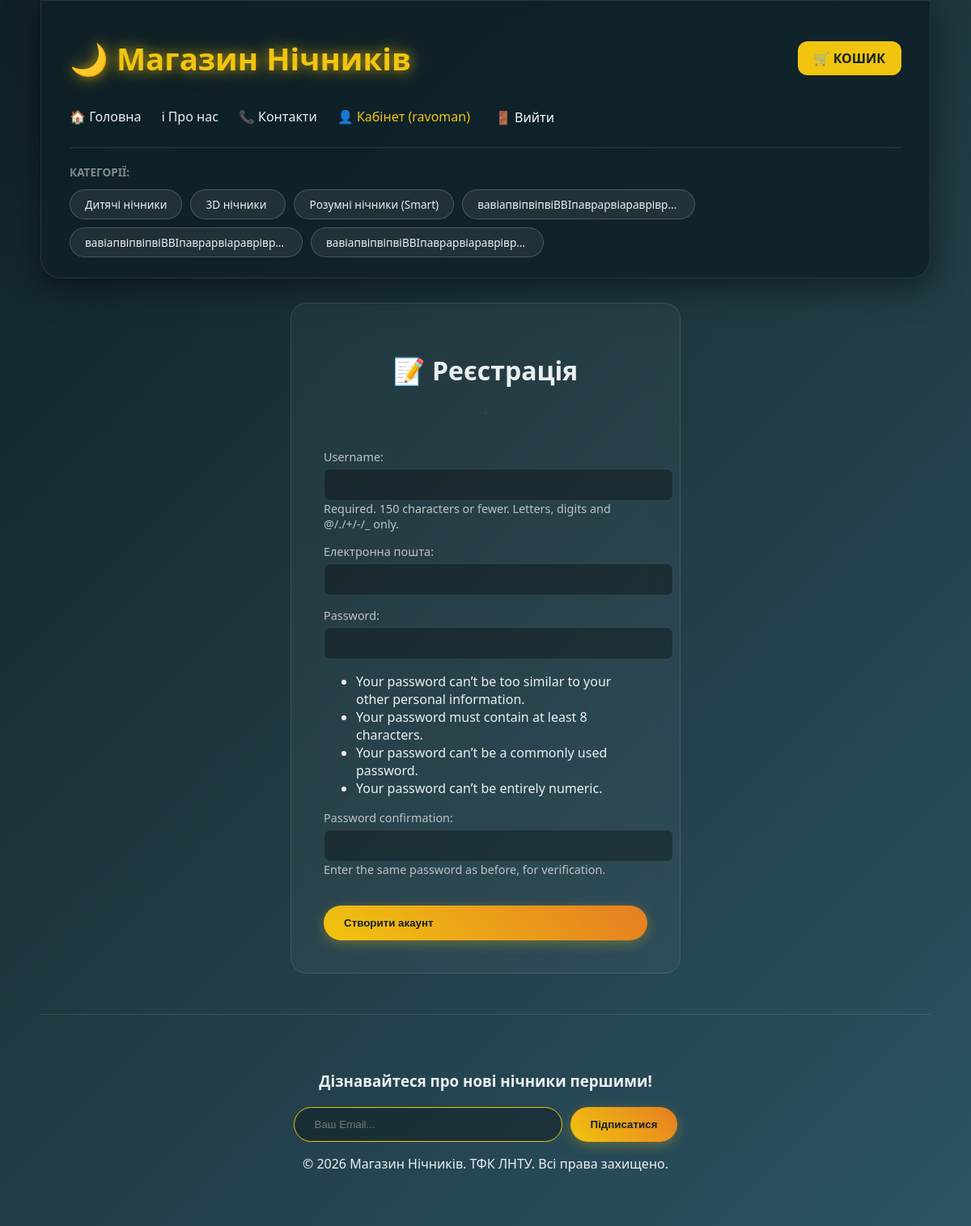
The page /register/ (signed in) on the database its author committed.
### mainapp/models.py (models this page shows, shortened)
class Category(models.Model):
    name = models.CharField(max_length=100, verbose_name="Назва категорії")
    created_at = models.DateTimeField(auto_now_add=True, verbose_name="Створено о")
    updated_at = models.DateTimeField(auto_now=True, verbose_name="Оновлено о")
    class Meta:
        verbose_name = "Категорія"
        verbose_name_plural = "Категорії"

### mainapp/views.py (the view)
# urls.py: path('register/', views.register, name='register'),     # Наша реєстрація
def register(request):
    categories = Category.objects.all()
    if request.method == 'POST':
        form = UserRegisterForm(request.POST)
        if form.is_valid():
            user = form.save()
            login(request, user)
            messages.success(request, f"Вітаємо, {user.username}! Ви успішно зареєструвалися.")
            return redirect('home')
    else:
        form = UserRegisterForm()
    return render(request, 'registration/register.html', {'form': form, 'categories': categories})

### mainapp/views.py
class UserRegisterForm(UserCreationForm):
    email = forms.EmailField(required=True, label="Електронна пошта")
    class Meta(UserCreationForm.Meta):
        model = User
        fields = UserCreationForm.Meta.fields + ('email',)

### mainapp/context_processors.py (called while the page is built)
def cart_total(request):
    total_quantity = 0
    if request.session.session_key:
        order = Order.objects.filter(session_key=request.session.session_key, is_completed=False).first()
        if order:
            total_quantity = sum(item.quantity for item in order.items.all())
    return {'cart_total_quantity': total_quantity}

def categories_processor(request):
    return {'categories': Category.objects.all()}

### templates/registration/register.html (shortened to what this page needs)
{% extends 'base.html' %}
{% block content %}
<div class="product-detail-container">
    <div class="product-detail-card" style="max-width: 400px; margin: 0 auto;">
        <h1 class="detail-title" style="text-align: center;">📝 Реєстрація</h1>
        <hr style="opacity: 0.1; margin-bottom: 30px;">
        <form method="post" class="add-to-cart-form">
            {{ form.as_p }}
            <button type="submit" class="cart-btn" style="width: 100%; margin-top: 20px;">Створити акаунт</button>
        </form>
    </div>
</div>
{% endblock %}

### templates/base.html (shortened to what this page needs)
{% load static %}
<!DOCTYPE html>
<html lang="uk">
<head>
    <link rel="stylesheet" href="{% static 'css/style.css' %}">
</head>
<body>
    <div class="container">
        <header>
            <div class="header-top">
                <h2><a href="{% url 'home' %}" class="logo-link">🌙 Магазин Нічників</a></h2>
                <div class="header-right">
                  <a href="{% url 'cart' %}" class="cart-link-btn">
    🛒 КОШИК
</a>
                </div>
            </div>
            <nav class="main-nav">
                <a href="{% url 'home' %}">🏠 Головна</a>
                <a href="{% url 'info' %}">ℹ Про нас</a>
                <a href="{% url 'contacts' %}">📞 Контакти</a>
                {% if user.is_authenticated %}
        <a href="{% url 'profile' %}" style="color: #f1c40f;">👤 Кабінет ({{ user.username }})</a>
        <form action="{% url 'logout' %}" method="post" style="display:inline;">
            <button type="submit" style="background:none; border:none; color: white; cursor: pointer; font-family: inherit; font-size: 16px;">🚪 Вийти</button>
        </form>
    {% else %}
        <a href="{% url 'login' %}">🔑 Увійти</a>
        <a href="{% url 'register' %}">📝 Реєстрація</a>
    {% endif %}
            </nav>
            <div class="menu-categories">
                <span>Категорії:</span>
                <div class="categories-list">
                    {% for cat in categories %}
                        <a href="{% url 'category' cat.id %}" class="category-pill">{{ cat.name }}</a>
                    {% endfor %}
                </div>
            </div>
        </header>
        <main>
            {% block content %}{% endblock %}
        </main>
        <footer class="site-footer">
            <div class="newsletter-section">
                <h3>Дізнавайтеся про нові нічники першими!</h3>
                <form action="{% url 'subscribe_newsletter' %}" method="POST" class="newsletter-form">
                    <input type="email" name="email" placeholder="Ваш Email..." required>
                    <button type="submit" class="cart-btn">Підписатися</button>
                </form>
            </div>
            <div class="footer-bottom">
                <p>&copy; 2026 Магазин Нічників. ТФК ЛНТУ. Всі права захищено.</p>
            </div>
        </footer>
    </div>
</body>
</html>

### mainapp/static/css/style.css (style rules this page uses)
body { font-family: 'Segoe UI', Tahoma, Geneva, Verdana, sans-serif; margin: 0; padding: 0; background: linear-gradient(135deg, #0f2027, #203a43, #2c5364); color: #ecf0f1; min-height: 100vh; }
.container { max-width: 1100px; margin: 0 auto; padding: 0 20px; }
a { text-decoration: none; color: inherit; }
header { background: rgba(15, 32, 39, 0.85); backdrop-filter: blur(15px); padding: 25px 35px; border-radius: 0 0 25px 25px; border: 1px solid rgba(255, 255, 255, 0.1); box-shadow: 0 10px 40px rgba(0, 0, 0, 0.5); margin-bottom: 30px; }
.header-top { display: flex; justify-content: space-between; align-items: center; margin-bottom: 15px; }
.logo-link { color: #f1c40f !important; font-size: 1.6em; font-weight: bold; text-decoration: none; text-shadow: 0 0 15px rgba(241, 196, 15, 0.7), 0 0 30px rgba(241, 196, 15, 0.3); transition: 0.3s; }
.cart-link-btn { background: #f1c40f; color: #0f2027 !important; padding: 10px 20px; border-radius: 12px; font-weight: 800; display: flex; gap: 8px; align-items: center; }
.main-nav { display: flex; gap: 25px; margin-bottom: 10px; }
.menu-categories { margin-top: 10px; padding-top: 20px; border-top: 1px solid rgba(255, 255, 255, 0.1); display: flex; flex-wrap: wrap; gap: 10px; }
.menu-categories { margin-top: 25px; padding-top: 20px; border-top: 1px solid rgba(255, 255, 255, 0.1); display: flex; flex-wrap: wrap; gap: 12px; align-items: center; }
.menu-categories span { color: #7f8c8d; font-size: 0.8em; font-weight: bold; text-transform: uppercase; margin-right: 10px; }
.menu-categories a { background: rgba(255, 255, 255, 0.07); color: #ecf0f1; padding: 8px 18px; border-radius: 20px; border: 1px solid rgba(255, 255, 255, 0.2); text-decoration: none; font-size: 0.85em; display: inline-block; min-width: 80px; max-width: 250px; white-space: nowrap; overflow: hidden; text-overflow: ellipsis; transition: all 0.3s ease; }
.categories-list { display: flex; flex-wrap: wrap; gap: 10px; }
.category-pill { background: rgba(255, 255, 255, 0.07); color: #ecf0f1 !important; padding: 6px 15px; border-radius: 20px; border: 1px solid rgba(255, 255, 255, 0.2); font-size: 0.82em; transition: 0.3s; display: inline-block; max-width: 140px; white-space: nowrap; overflow: hidden; text-overflow: ellipsis; vertical-align: middle; }
.menu-categories span { color: #7f8c8d; font-size: 0.85em; font-weight: bold; text-transform: uppercase; flex-shrink: 0; }
.site-footer { margin-top: 50px; border-top: 1px solid rgba(255,255,255,0.1); padding: 50px 0; text-align: center; }
.newsletter-form { display: flex; gap: 10px; justify-content: center; margin-top: 20px; }
.newsletter-form input { padding: 12px 25px; border-radius: 30px; border: 1px solid #f1c40f; background: rgba(0,0,0,0.3); color: white; width: 280px; outline: none; }
.cart-btn { background: linear-gradient(45deg, #f1c40f, #e67e22); color: #0f2027; border: none; padding: 12px 30px; font-weight: bold; border-radius: 30px; cursor: pointer; }
.product-detail-card { background: rgba(255, 255, 255, 0.04); backdrop-filter: blur(15px); border: 1px solid rgba(255, 255, 255, 0.1); border-radius: 20px; padding: 40px; margin-bottom: 40px; display: flex; flex-direction: column; }
.detail-title, .detail-description p { word-wrap: break-word; overflow-wrap: anywhere; white-space: normal; }
.cart-btn { display: inline-flex; align-items: center; background: linear-gradient(45deg, #f1c40f, #e67e22); color: #0f2027 !important; padding: 14px 25px; border-radius: 30px; font-weight: bold; box-shadow: 0 4px 15px rgba(241, 196, 15, 0.3); white-space: nowrap; }
.add-to-cart-form input, .add-to-cart-form textarea { width: 100%; background: rgba(0, 0, 0, 0.3); border: 1px solid rgba(255, 255, 255, 0.1); color: #ecf0f1; padding: 10px 15px; border-radius: 8px; font-family: inherit; margin-top: 5px; }
.add-to-cart-form p { margin-bottom: 15px; color: #bdc3c7; font-size: 0.9em; }

### rows shown on the page
Category: name "Дитячі нічники"
Category: name "3D нічники"
Category: name "Розумні нічники (Smart)"
Category: name "вавіапвіпвіпвіВВІпаврарвіараврівр…"
Category: name "вавіапвіпвіпвіВВІпаврарвіараврівр…"
Category: name "вавіапвіпвіпвіВВІпаврарвіараврівр…"

### other values the page prints
{{ user.username }} "ravoman"
